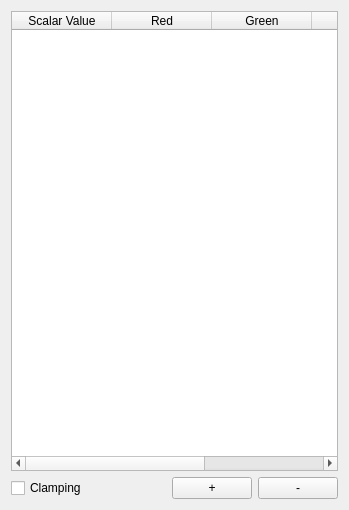
<?xml version="1.0" encoding="UTF-8"?>
<ui version="4.0">
 <class>VtkColorTable</class>
 <widget class="QWidget" name="VtkColorTable">
  <property name="geometry">
   <rect>
    <x>0</x>
    <y>0</y>
    <width>349</width>
    <height>510</height>
   </rect>
  </property>
  <property name="windowTitle">
   <string>Form</string>
  </property>
  <layout class="QVBoxLayout" name="verticalLayout">
   <item>
    <widget class="QTableWidget" name="mainTable">
     <column>
      <property name="text">
       <string>Scalar Value</string>
      </property>
     </column>
     <column>
      <property name="text">
       <string>Red</string>
      </property>
     </column>
     <column>
      <property name="text">
       <string>Green</string>
      </property>
     </column>
     <column>
      <property name="text">
       <string>Blue</string>
      </property>
     </column>
     <column>
      <property name="text">
       <string>Color</string>
      </property>
     </column>
    </widget>
   </item>
   <item>
    <layout class="QHBoxLayout" name="buttonLayout">
     <item>
      <widget class="QCheckBox" name="clampCheckBox">
       <property name="text">
        <string>Clamping</string>
       </property>
      </widget>
     </item>
     <item>
      <spacer name="newDelSpacer">
       <property name="orientation">
        <enum>Qt::Horizontal</enum>
       </property>
       <property name="sizeHint" stdset="0">
        <size>
         <width>40</width>
         <height>20</height>
        </size>
       </property>
      </spacer>
     </item>
     <item>
      <widget class="QPushButton" name="newButton">
       <property name="text">
        <string>+</string>
       </property>
      </widget>
     </item>
     <item>
      <widget class="QPushButton" name="delButton">
       <property name="text">
        <string>-</string>
       </property>
      </widget>
     </item>
    </layout>
   </item>
  </layout>
 </widget>
 <resources/>
 <connections/>
</ui>
